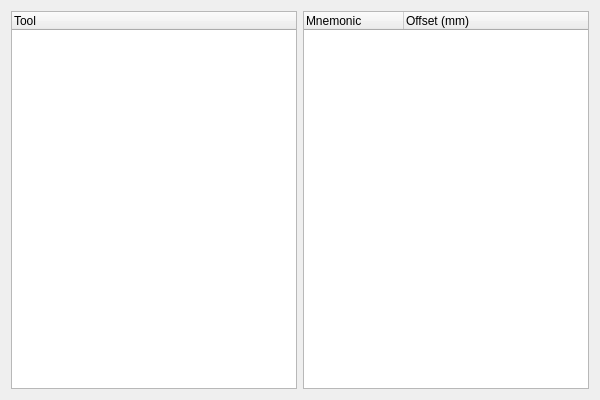
<?xml version="1.0" encoding="UTF-8"?>
<ui version="4.0">
 <class>ToolMnemonicRelationEditor</class>
 <widget class="QDialog" name="ToolMnemonicRelationEditor">
  <property name="geometry">
   <rect>
    <x>0</x>
    <y>0</y>
    <width>600</width>
    <height>400</height>
   </rect>
  </property>
  <property name="windowTitle">
   <string>Edit Tool-Mnemonic Relationships</string>
  </property>
  <layout class="QHBoxLayout" name="horizontalLayout">
   <item>
    <widget class="QTreeWidget" name="treeWidgetTools">
     <property name="contextMenuPolicy">
      <enum>Qt::CustomContextMenu</enum>
     </property>
     <property name="selectionMode">
      <enum>QAbstractItemView::SingleSelection</enum>
     </property>
     <column>
      <property name="text">
       <string>Tool</string>
      </property>
     </column>
    </widget>
   </item>
   <item>
    <widget class="QTreeWidget" name="treeWidgetMnemonics">
     <property name="contextMenuPolicy">
      <enum>Qt::NoContextMenu</enum>
     </property>
     <property name="selectionMode">
      <enum>QAbstractItemView::NoSelection</enum>
     </property>
     <column>
      <property name="text">
       <string>Mnemonic</string>
      </property>
     </column>
     <column>
      <property name="text">
       <string>Offset (mm)</string>
      </property>
     </column>
    </widget>
   </item>
  </layout>
 </widget>
 <resources/>
 <connections/>
</ui>
